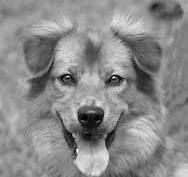
#> input picture Images/gray.jpeg, 188 x 177 px, found by its file name
$ python task-01.py
#> lines starting #> are read from the running program, lines starting #| are printed output that depends on the picture
import cv2
import matplotlib.pyplot as plt
import numpy as np

# Load the image in grayscale
image = cv2.imread("C:\\Users\\sraja\\OneDrive\\Documents\\Srajan\\Machine_Vision\\Images\\gray.jpeg", cv2.IMREAD_GRAYSCALE)
#> image is the input picture: shape (177, 188); min 0, max 252, mean 138.2

# Display the original image
plt.figure(figsize=(10, 5))
plt.subplot(1, 2, 1)
plt.imshow(image, cmap='gray')
plt.title('Original Image')
plt.axis('off')

# Plot histogram of the original image
plt.subplot(1, 2, 2)
plt.hist(image.ravel(), bins=256, range=[0, 256], color='black')
plt.title('Histogram of Original Image')
plt.xlabel('Pixel Intensity')
plt.ylabel('Frequency')
plt.tight_layout()
plt.show()
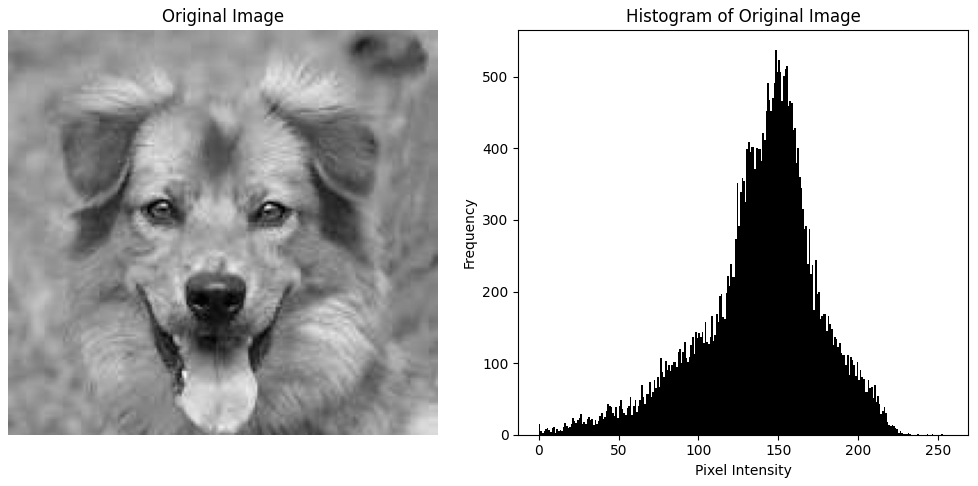
#> figure drawn by matplotlib, 2 panels; panel 2: tallest bar 538 high, from x = 148 to 149


# Calculate histogram manually
histogram = np.zeros(256, dtype=int)

for pixel in image.ravel():
    histogram[pixel] += 1
#> this loop made 33276 passes
#> pixel on passes 1 to 3: 140, 143, 148
#> after the loop, histogram = 256 values, max 538 at index 148, min 0 at index 233, mean 130

# Plot the calculated histogram
plt.figure(figsize=(6, 4))
plt.bar(range(256), histogram, color='black', width=1.0)
plt.title('Calculated Histogram')
plt.xlabel('Pixel Intensity')
plt.ylabel('Frequency')
plt.show()
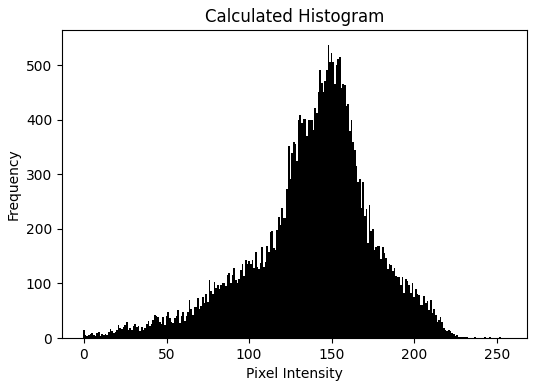
#> figure drawn by matplotlib, 1 panel; tallest bar 538 high, from x = 147.5 to 148.5


# Compute the CDF
cdf = histogram.cumsum()
#> cdf = 256 values from 15 to 33276

# Normalize the CDF to the range [0, 255]
cdf_normalized = ((cdf - cdf.min()) / (cdf.max() - cdf.min())) * 255
#> cdf_normalized = 256 values from 0 to 255
cdf_normalized = cdf_normalized.astype(np.uint8)

# Plot the CDF
plt.figure(figsize=(6, 4))
plt.plot(cdf_normalized, color='blue')
plt.title('Cumulative Distribution Function (CDF)')
plt.xlabel('Pixel Intensity')
plt.ylabel('Cumulative Frequency')
plt.grid()
plt.show()
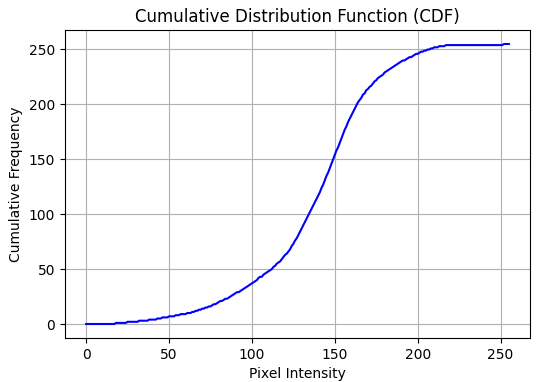
#> figure drawn by matplotlib, 1 panel; curve peaks at x = 252, y = 255


# Apply histogram equalization
equalized_image = cdf_normalized[image]
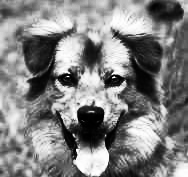
#> equalized_image: shape (177, 188); min 0, max 255, mean 128.1

# Display the equalized image
plt.figure(figsize=(10, 5))
plt.subplot(1, 2, 1)
plt.imshow(equalized_image, cmap='gray')
plt.title('Equalized Image')
plt.axis('off')

# Plot histogram of the equalized image
plt.subplot(1, 2, 2)
plt.hist(equalized_image.ravel(), bins=256, range=[0, 256], color='black')
plt.title('Histogram of Equalized Image')
plt.xlabel('Pixel Intensity')
plt.ylabel('Frequency')
plt.tight_layout()
plt.show()
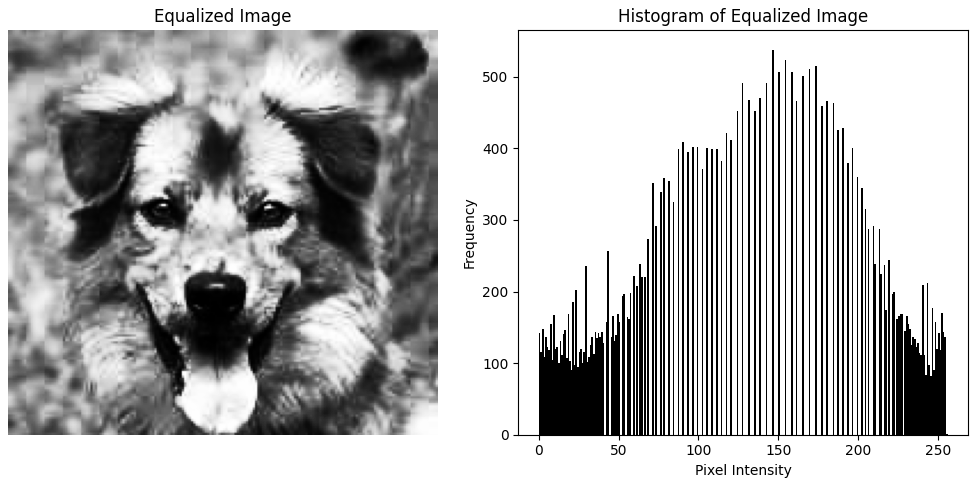
#> figure drawn by matplotlib, 2 panels; panel 2: tallest bar 538 high, from x = 146 to 147
